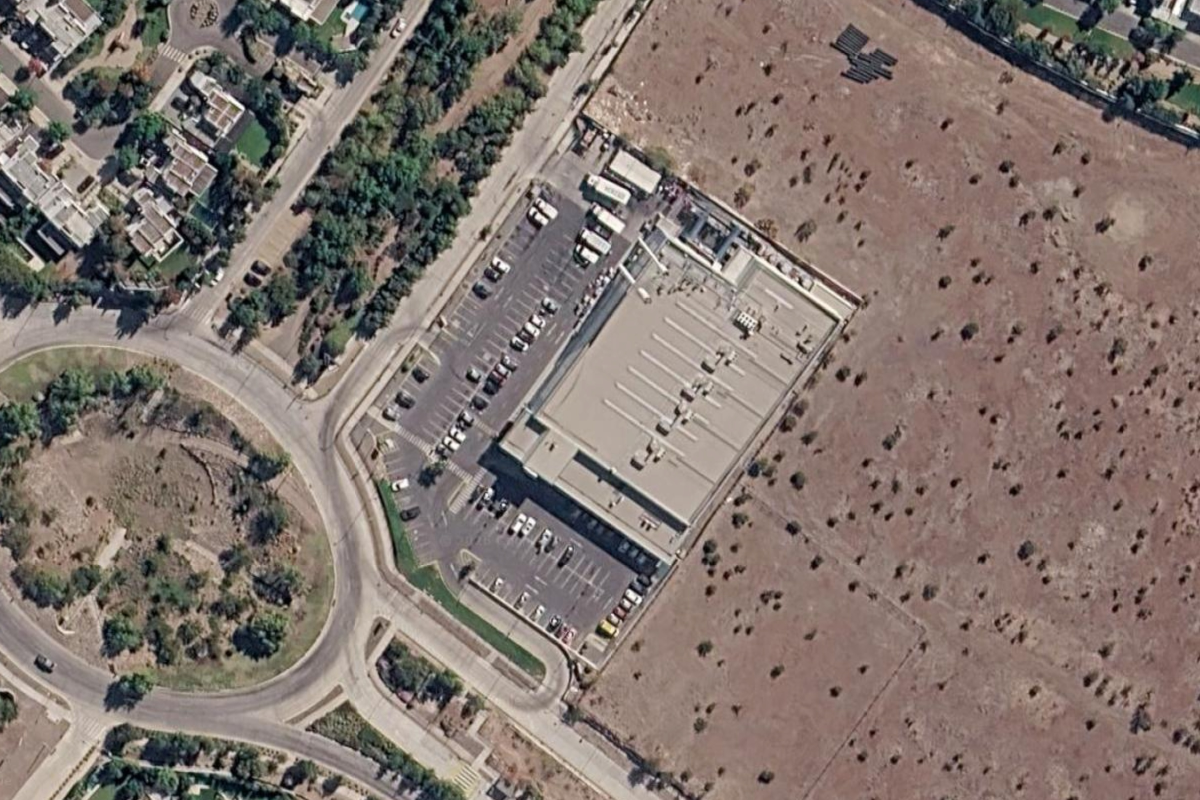
#> input picture raw/mascenter-presentacion/base-chamisero-i.jpg, 2400 x 1600 px (shown at 1/2 size)
$ python mascenter_plano_chamisero_i.py
#> lines starting #> are read from the running program, lines starting #| are printed output that depends on the picture
### scripts/mascenter_plano.py
# -*- coding: utf-8 -*-
"""Planimetría aérea Más Center — el formato que hizo el diseñador, reproducible.

La geometría no se estimó a ojo: el PDF del diseñador trae las etiquetas como texto
vectorial, así que se leyeron sus coordenadas, cuerpos y fuentes exactas. Todo se
trabaja en el sistema de coordenadas de SU página (1400x943 pt) y se escala al final.

Ojo con la tipografía: el original va en Gotham, que es de pago y no tenemos.
Se sustituye por Montserrat, que es la equivalente geométrica libre.
"""
import json, pathlib
from PIL import Image, ImageDraw, ImageFont

RAIZ = pathlib.Path(__file__).resolve().parent.parent
BASE = RAIZ / "raw/mascenter-presentacion"
FUENTES = pathlib.Path.home() / "Library/Fonts"

# ── sistema medido del KV del diseñador ──────────────────────────────────────
ROJO    = (0xDE, 0x18, 0x10)
TINTA   = (0x08, 0x0F, 0x0D)
BLANCO  = (0xFF, 0xFF, 0xFF)
PAGINA  = (1400.0, 943.0)          # su página, en puntos
FOTO_PT = (-13.8, 0.0, 1400.0, 942.5)

CUERPO_ETIQUETA = 6.7              # pt — locales
CUERPO_INGRESO  = 10.2             # pt — ingresos
CUERPO_TITULO   = 32.0             # pt — "PRIMER PISO" y el nombre del centro
SALTO           = 7.2              # pt entre las dos líneas de una etiqueta


# Montserrat viene como fuente VARIABLE: un archivo con los 9 pesos dentro.
# (Ojo: bajar «Montserrat-Bold.ttf» del repo de Google devuelve una página HTML
#  con extensión .ttf — parece una fuente y revienta al abrirla.)
VARIABLE = FUENTES / "Montserrat.ttf"

def _fuente(peso, pt, S):
    f = ImageFont.truetype(str(VARIABLE), max(1, int(round(pt * S))))
    f.set_variation_by_name(peso)
    return f


class Plano:
    def __init__(self, foto, escala=None):
        self.foto = Image.open(foto).convert("RGB")
#> self.foto is the input picture: PIL image 2400x1600 RGB; mean R, G, B 129.2, 116.5, 110
        # la escala sale de cuántos píxeles reales tiene la foto por punto de página
        self.S = escala or (self.foto.width / (FOTO_PT[2] - FOTO_PT[0]))
#> self.S = 1.7
        self.W = int(round(PAGINA[0] * self.S))
#> self.W = 2377
        self.H = int(round(PAGINA[1] * self.S))
#> self.H = 1601
        self.im = Image.new("RGB", (self.W, self.H), BLANCO)
#> self.im: PIL image 2377x1601 RGB; every value is 255
        self.im.paste(self.foto, (int(round(FOTO_PT[0] * self.S)), 0))
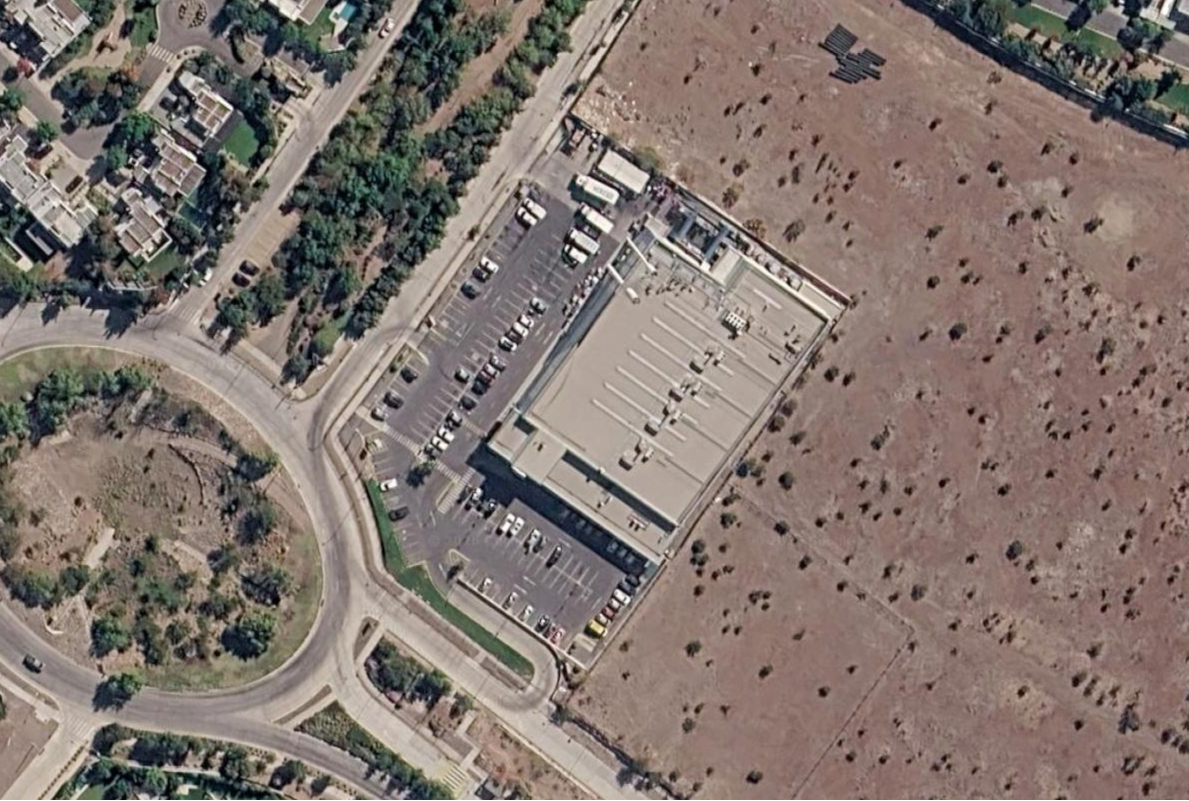
#> self.im: PIL image 2377x1601 RGB (shown at 1/2 size); mean R, G, B 129.5, 116.7, 110.1
        self.capa = Image.new("RGBA", (self.W, self.H), (0, 0, 0, 0))
#> self.capa: PIL image 2377x1601 RGBA; every value is 0
        self.d = ImageDraw.Draw(self.capa)

    def edificio(self, puntos, *, gris=(0xA3,0xA3,0xA3), opacidad=0.46, filete=2.0):
        """El techo del centro: velo gris que lo vuelve neutro sin tapar el detalle.

        La mezcla se midió del archivo del diseñador — 46 % sobre #A3A3A3, igual en
        los tres canales. Es lo que separa el edificio del entorno de un vistazo.
        """
#> called with gris = (163, 163, 163), opacidad = 0.46, filete = 2
        poly = [self._xy(*p) for p in puntos]
        velo = Image.new("RGBA", (self.W, self.H), (0, 0, 0, 0))
        ImageDraw.Draw(velo).polygon(poly, fill=gris + (int(opacidad*255),))
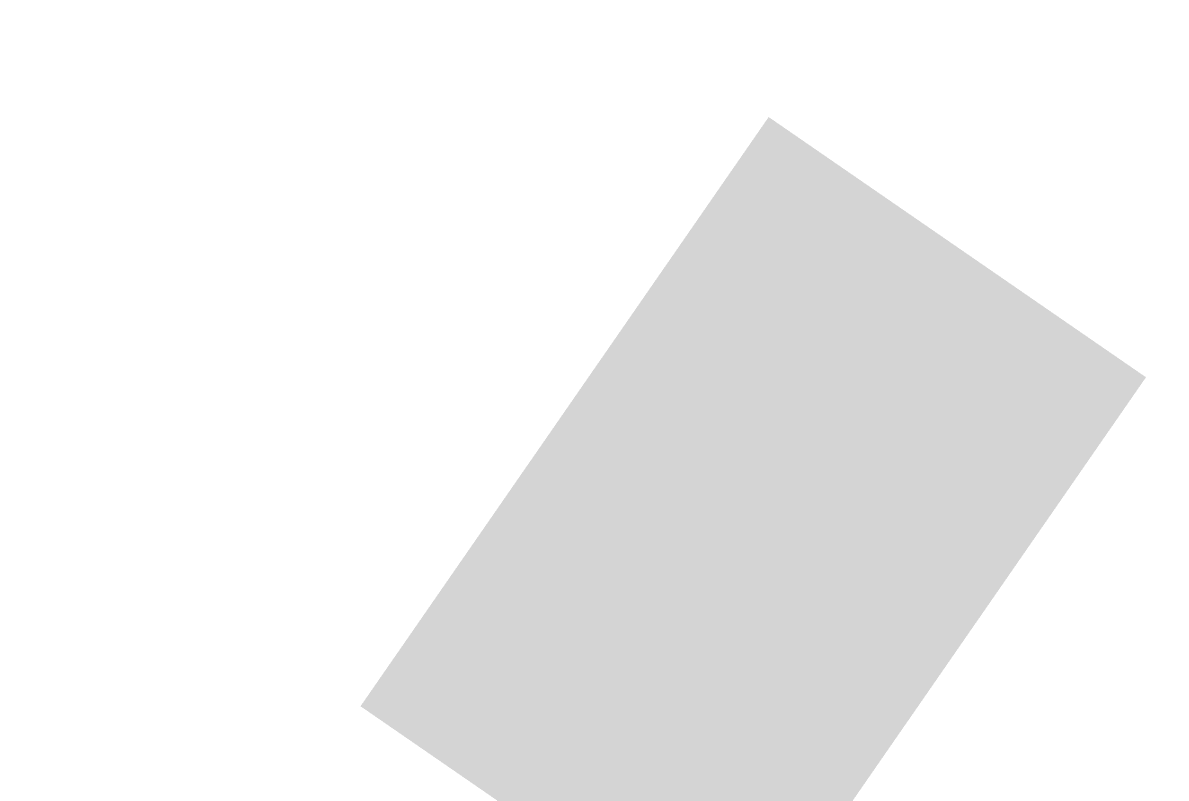
#> velo: PIL image 2377x1601 RGBA (shown at 1/2 size); mean R, G, B, A 51.2, 51.2, 51.2, 36.8; transparent parts drawn white
        self.capa.alpha_composite(velo)
        self.d.line(poly + [poly[0]], fill=BLANCO, width=max(1, int(round(filete*self.S))),
                    joint="curve")

    def division(self, x0, y0, x1, y1, grosor=2.0):
        """Línea blanca entre dos locales."""
        self.d.line([self._xy(x0, y0), self._xy(x1, y1)], fill=BLANCO,
                    width=max(1, int(round(grosor*self.S))))

    def _xy(self, x, y):
        return int(round(x * self.S)), int(round(y * self.S))

    # [17 lines left out: function pildora, not called in this run]

    def local(self, x, y, codigo, superficie):
        return self.pildora(x, y, [codigo, superficie], CUERPO_ETIQUETA, TINTA, BLANCO)

    def ingreso(self, x, y, lineas, rojo=True):
        return self.pildora(x, y, lineas, CUERPO_INGRESO, ROJO if rojo else TINTA, BLANCO,
                            pad=(5.0, 3.4), interlinea=12.3)

    def disponible(self, x, y):
        return self.pildora(x, y, ["DISPONIBLE"], CUERPO_ETIQUETA, ROJO, BLANCO)

    # [11 lines left out: functions rotulo, logo, not called in this run]

    def calle(self, cx, cy, texto, angulo, cuerpo=20):
        """Rótulo de calle: blanco, versales, girado siguiendo la vía.

        (cx, cy) es el CENTRO del rótulo. Anclarlo por una esquina no sirve: al girar,
        la caja crece y el texto se va de la calzada.
        """
        f = _fuente("Bold", cuerpo, self.S)
        ancho = int(self.d.textlength(texto, font=f)) + 24
        alto = int(cuerpo * self.S * 1.6) + 24
        t = Image.new("RGBA", (ancho, alto), (0, 0, 0, 0))
        ImageDraw.Draw(t).text((12, 12), texto, font=f, fill=(255, 255, 255, 240),
                               stroke_width=max(1, int(self.S*0.7)), stroke_fill=(0, 0, 0, 70))
        t = t.rotate(angulo, expand=True, resample=Image.BICUBIC)
        px, py = self._xy(cx, cy)
        self.capa.alpha_composite(t, (px - t.width // 2, py - t.height // 2))

    # [4 lines left out: function guardar, not called in this run]

### scripts/mascenter_plano_chamisero_i.py
# -*- coding: utf-8 -*-
"""Planimetría aérea — MÁS CENTER CHAMISERO I, primer piso.

Primer centro armado sin material previo. Vista aérea capturada de Google Maps con
`scripts/mascenter_captura_aerea.py`; datos de la planimetría del catálogo interno
(L1 Jumbo 3.042 m² · L2 Dr.Pet 150 m² · L5 Salcobrand 170 m²).

Dos límites de la fuente, comprobados:
  · a zoom 20, o a densidad de píxel 3, Maps sirve las tiles de Earth y aparece
    «© 2026 Google» repetido por toda la imagen. Lo limpio es z19,4 a densidad 2.
  · eso topa la resolución: la base se amplía ×2 para que la gráfica quede nítida
    sobre la foto, como en la pieza del diseñador.
"""
import pathlib, sys, json
sys.path.insert(0, str(pathlib.Path(__file__).parent))
from mascenter_plano import Plano

RAIZ = pathlib.Path(__file__).resolve().parent.parent
BASE = RAIZ / "raw/mascenter-presentacion"
KV = BASE / "kv"
E = 2                                                  # la base va ampliada ×2

p = Plano(BASE / "base-chamisero-i.jpg")
pt = lambda x, y: (-13.8 + x*E / p.S, y*E / p.S)       # píxel del recorte -> punto de página
caja = lambda x, y, w, h: (*pt(x, y), *pt(x + w, y + h))

# Techo: la detección por color entrega el volumen del supermercado, pero NO la
# franja de locales — está en sombra profunda y no la distingue. Se extiende a mano
# el borde surponiente para incluirla.
TECHO = [(780, 117), (1157, 377), (749, 966), (372, 706)]
p.edificio([pt(*q) for q in TECHO])

p.division(*pt(398, 669), *pt(775, 929))               # franja de locales / supermercado
p.division(*pt(560, 840), *pt(586, 800))               # L2 / L5

#> (the run stopped early here; a loop or call above may not have finished)
